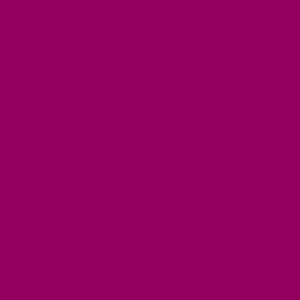
Frame 1 (no input)
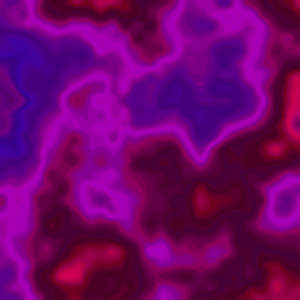
Frame 60 (the mouse pressed at the canvas centre just before this capture)
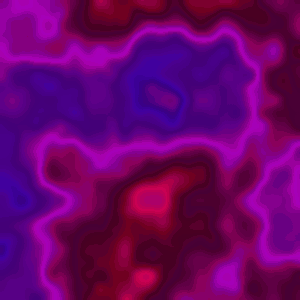
Frame 120 (the mouse held since frame 60 and released just before this capture)

The Processing sketch that drew these frames (run headless with seeded random() and noise(); from frame 60 on, the mouse is pressed at the canvas centre):

// Processing sketch: TerrainHeight
// ── TerrainHeight.pde
float m[][];
float yStep=0.01;
float blobSize=0.01;
void setup() {
  size(300, 300);
  m = new float[width][height];
}

void draw() {
  background(0 );
  for (int x=0;x<width;x++) {
    for (int z=0;z<height;z++) {
      
    }
  }

  
  
    //color c = color(noise(y*8)*255, 0, noise(y*8+50)*255);
    for (int x=0;x<width;x++) {
      for (int z=0;z<height;z++) {
        for (float y=0;y<1;y+=yStep) {
          if (abs(m[x][z]-y)<=blobSize) {
            set(x, z, color(noise(y*8)*255, 0, noise(y*8+50)*255));
          }
        }
        m[x][z]=noise(x*0.01, z*0.01, frameCount*0.01);
      }
    }
}

void keyPressed(){
  if(key=='q') yStep+=0.001;
  if(key=='a') if(yStep>0.001) yStep-=0.001;
  if(key=='w') blobSize+=0.001;
  if(key=='s') if(blobSize>0.001) blobSize-=0.001;
}
